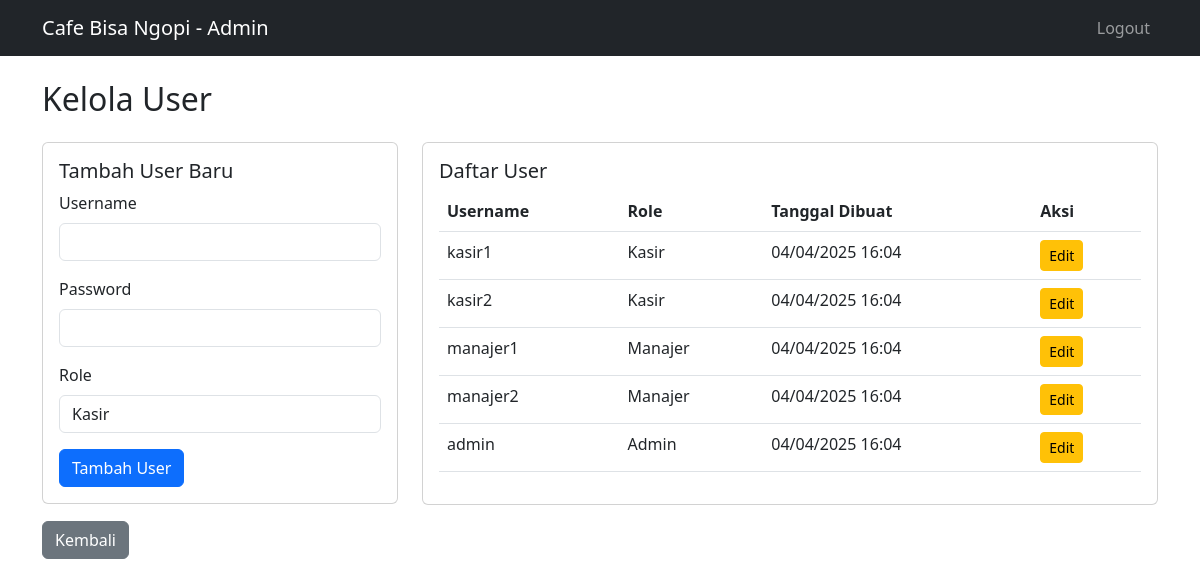
The page /pages/admin/users.php (signed in) on the database its author committed.
### tables this page shows
CREATE TABLE IF NOT EXISTS users (
    id INT PRIMARY KEY AUTO_INCREMENT,
    username VARCHAR(50) UNIQUE NOT NULL,
    password VARCHAR(255) NOT NULL,
    role ENUM('kasir', 'manajer', 'admin') NOT NULL,
    created_at TIMESTAMP DEFAULT CURRENT_TIMESTAMP
);

### pages/admin/users.php (the view, shortened to what this page needs)
<?php
require_once '../../config/database.php';
$stmt = $pdo->query("SELECT * FROM users ORDER BY role, username");
$users = $stmt->fetchAll();
?>
<!DOCTYPE html>
<html lang="en">
<head>
    <link href="https://cdn.jsdelivr.net/npm/bootstrap@5.3.0/dist/css/bootstrap.min.css" rel="stylesheet">
</head>
<body>
    <nav class="navbar navbar-expand-lg navbar-dark bg-dark">
        <div class="container">
            <a class="navbar-brand" href="dashboard.php">Cafe Bisa Ngopi - Admin</a>
            <div class="navbar-nav ms-auto">
                <a class="nav-link" href="../../auth/logout.php">Logout</a>
            </div>
        </div>
    </nav>
    <div class="container mt-4">
        <h2>Kelola User</h2>
        <div class="row mt-4">
            <div class="col-md-4">
                <div class="card">
                    <div class="card-body">
                        <h5 class="card-title">Tambah User Baru</h5>
                        <form method="POST">
                            <div class="mb-3">
                                <label class="form-label">Username</label>
                                <input type="text" name="username" class="form-control" required>
                            </div>
                            <div class="mb-3">
                                <label class="form-label">Password</label>
                                <input type="password" name="password" class="form-control" required>
                            </div>
                            <div class="mb-3">
                                <label class="form-label">Role</label>
                                <select name="role" class="form-control" required>
                                    <option value="kasir">Kasir</option>
                                </select>
                            </div>
                            <button type="submit" class="btn btn-primary">Tambah User</button>
                        </form>
                    </div>
                </div>
            </div>
            <div class="col-md-8">
                <div class="card">
                    <div class="card-body">
                        <h5 class="card-title">Daftar User</h5>
                        <div class="table-responsive">
                            <table class="table">
                                <thead>
                                    <tr>
                                        <th>Username</th>
                                        <th>Role</th>
                                        <th>Tanggal Dibuat</th>
                                        <th>Aksi</th>
                                    </tr>
                                </thead>
                                <tbody>
                                    <?php foreach ($users as $user): ?>
                                    <tr>
                                        <td><?php echo htmlspecialchars($user['username']); ?></td>
                                        <td><?php echo ucfirst($user['role']); ?></td>
                                        <td><?php echo date('d/m/Y H:i', strtotime($user['created_at'])); ?></td>
                                        <td>
                                            <button type="button" class="btn btn-sm btn-warning" data-bs-toggle="modal"
                                                data-bs-target="#editModal<?php echo $user['id']; ?>">
                                                Edit
                                            </button>
                                        </td>
                                    </tr>
                                    <?php endforeach; ?>
                                </tbody>
                            </table>
                        </div>
                    </div>
                </div>
            </div>
        </div>
        <a href="dashboard.php" class="btn btn-secondary mt-3">Kembali</a>
    </div>
</body>
</html>

### rows shown on the page
users: username "kasir1", role "Kasir", created_at "04/04/2025 16:04"
users: username "kasir2", role "Kasir", created_at "04/04/2025 16:04"
users: username "manajer1", role "Manajer", created_at "04/04/2025 16:04"
users: username "manajer2", role "Manajer", created_at "04/04/2025 16:04"
users: username "admin", role "Admin", created_at "04/04/2025 16:04"
